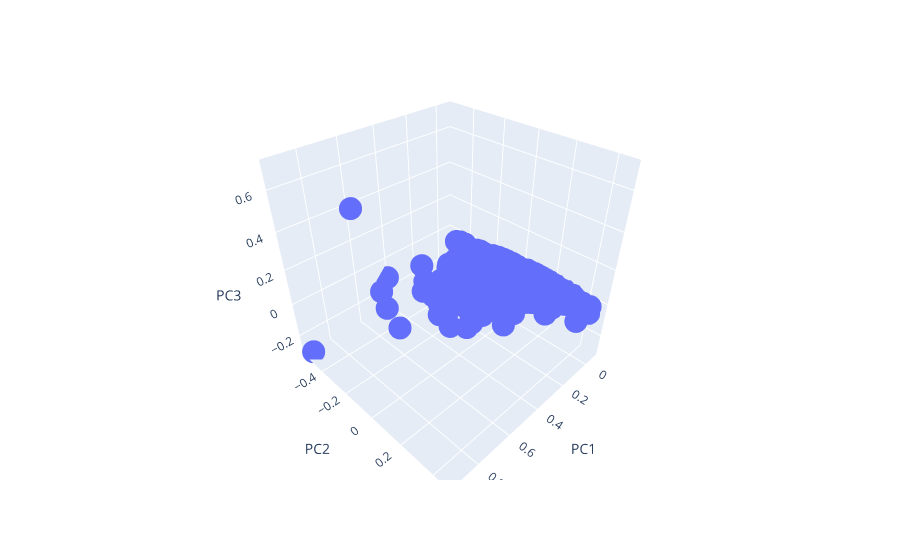

The notebook cell saved with this chart:
### Markdown cell above
In the next cell, you are asked to perform a 3 components PCA and plot it using Plotly.
<div class="alert alert-danger">
 Note: On certain versions of Firefox, the 3D scatter function of plotly may have some issues.
</div>

### Code cell
"""
CELL N°2.2.2 : Principal Component Analysis (3D)

@pre:  A pandas.DataFrame `X` containing the dataset and labels `y`
@post: A PCA visualization in 3D where points are colored with respect to true labels `y`
"""
def triplot_visualization(X_real, y, columns=None):
    """
    Plot a triplot graph: the scaled data after applying a 3D PCA.

    :param pca: PCA object
    :param X: a n by m matrix (or DataFrame), containing the input prior to the PCA transformation
    :param y: a vector of length n containing the target
    :param columns: a list of length m contained the names of the columns
        If not given, X.columns will be used
    """
    pca = PCA(n_components=3)
    X = pca.fit_transform(X_real)

    """columns = (
        columns
        if columns is not None
        else X.columns
        if isinstance(X, pd.DataFrame)
        else [f"Feature {i+1}" for i in range(X.shape[1])]
    )"""

    # Normalize data for scaling
    X_normalized = X / (X.max(axis=0) - X.min(axis=0))

    df = pd.DataFrame(data=X_normalized, columns=["PC1", "PC2", "PC3"])

    # Prepare loadings (vector components)
    loadings = pca.components_.T * np.sqrt(pca.explained_variance_)

    loadings_df = pd.DataFrame(loadings, columns=["PC1", "PC2", "PC3"], index=columns)

    # Create scatter plot
    #df2 = px.data.iris()
    fig = px.scatter_3d(df, x="PC1", y="PC2", z="PC3")
    fig.show()

    # Labels and limits
    """
    plt.title("Triplot Visualization", fontsize=14)
    plt.xlabel("Principal Component 1")
    plt.ylabel("Principal Component 2")
    plt.ylabel("Principal Component 2")
    plt.axhline(0, color="gray", linestyle="--", linewidth=0.5)
    plt.axvline(0, color="gray", linestyle="--", linewidth=0.5)
    plt.grid(alpha=0.3)
    plt.legend(title="Classes", loc="best")
    plt.show()
    """


triplot_visualization(X, y, columns=df.columns)

### Figure 1 — Plotly figure (JSON) as saved in the notebook; plotly's stock layout.template omitted (floating-point values rounded to 4 significant figures; data arrays with more than 128 entries replaced by an {"elided": "..."} marker saying what was removed)
{"data": [{"hovertemplate": "PC1=%{x}<br>PC2=%{y}<br>PC3=%{z}<extra></extra>", "legendgroup": "", "marker": {"color": "#636efa", "symbol": "circle"}, "mode": "markers", "name": "", "scene": "scene", "showlegend": false, "type": "scatter3d", "x": {"elided": "6172 float values"}, "y": {"elided": "6172 float values"}, "z": {"elided": "6172 float values"}}], "layout": {"legend": {"tracegroupgap": 0}, "margin": {"t": 60}, "scene": {"domain": {"x": [0, 1], "y": [0, 1]}, "xaxis": {"title": {"text": "PC1"}}, "yaxis": {"title": {"text": "PC2"}}, "zaxis": {"title": {"text": "PC3"}}}}}
